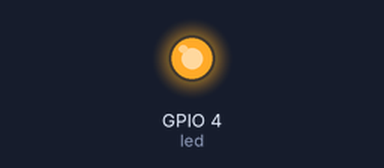
A sketch run on a simulated ESP32. Parts: output pins drawn as LEDs (lit = HIGH).

Above: at 1.5 s.
At 4.5 s:
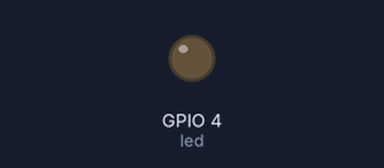
Timing chart, 0 to 7.8 s (numbered marks = the images above):
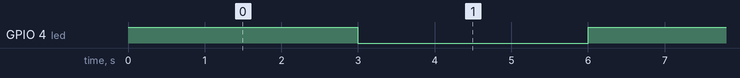

The sketch:

Esp32_blinkled_relay.ino
```cpp
int led = 4;

void setup() {
  // put your setup code here, to run once:
  pinMode(led, OUTPUT);

}

void loop() {
  // put your main code here, to run repeatedly:

digitalWrite(led, HIGH);
delay(3000);
digitalWrite(led,LOW);
delay(3000);
}
```

Measured:
- by itself, GPIO 4 (led): alternates HIGH for 3.0 s and LOW for 3.0 s
